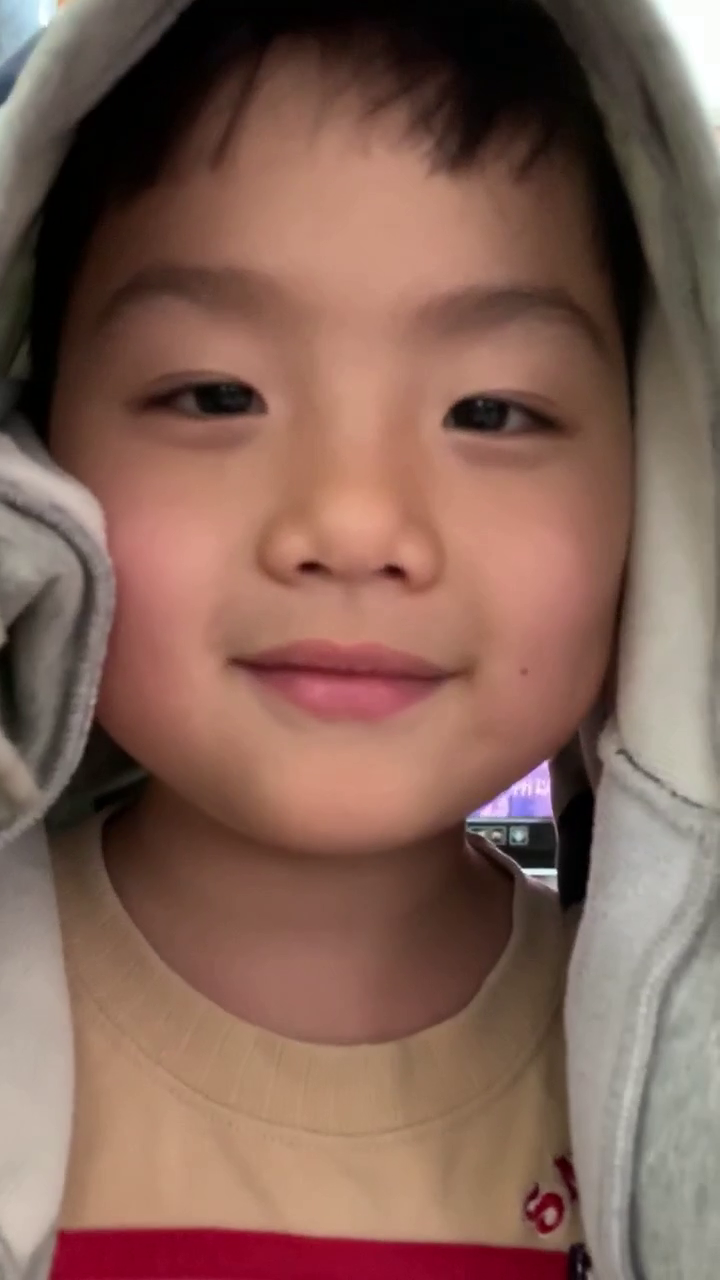
#> input picture frame 15 of inference for colab/demo.mp4, 720 x 1280 px
$ jupyter execute --allow-errors inference.ipynb
#> lines starting #> are read from the running program, lines starting #| are printed output that depends on the picture
#> further down, frame is the input picture: shape (1280, 720, 3); mean B, G, R 86.4, 98.3, 130.6
#> `gray = cv2.cvtColor(frame, cv2.COLOR_BGR2GRAY)`:
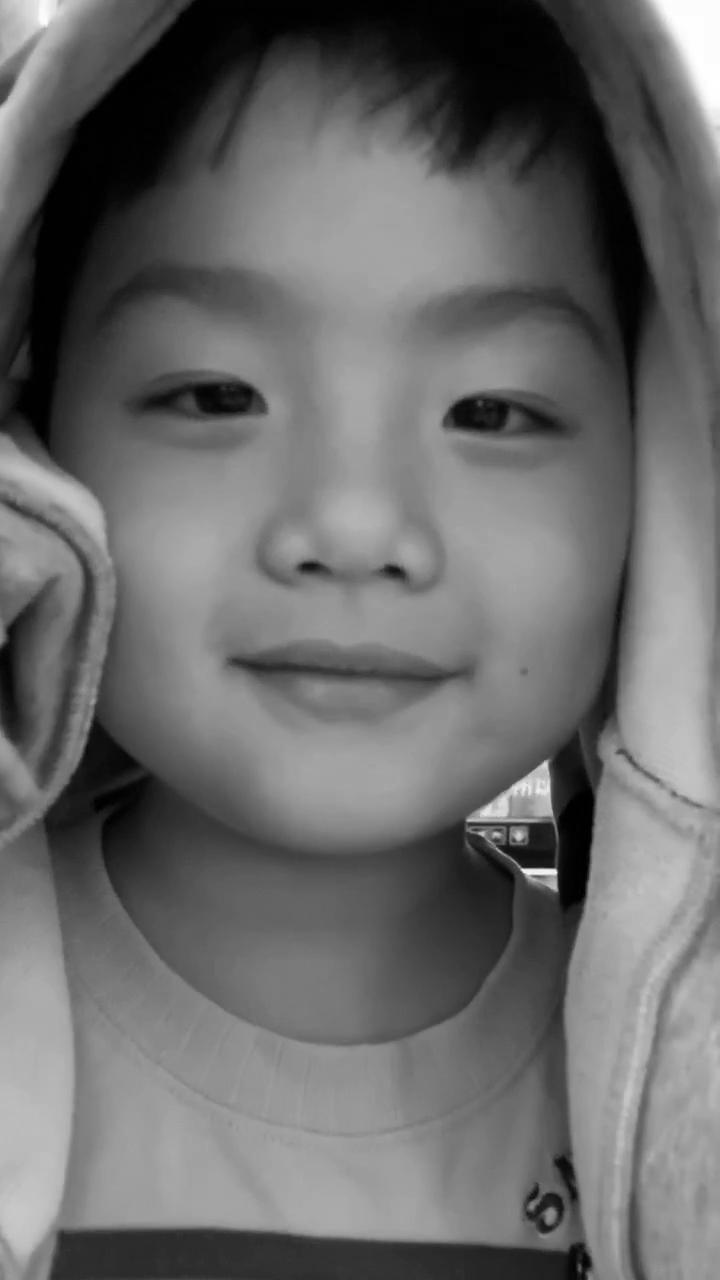
#> gray: shape (1280, 720); min 0, max 255, mean 106.5
#> `faces = facecasc.detectMultiScale(gray,scaleFactor=1.3, minNeighbors=5)`: faces = [[79, 227, 559, 559]]
[cell 1]
import numpy as np
import argparse
import matplotlib.pyplot as plt
import cv2
from google.colab.patches import cv2_imshow
from tensorflow.keras.models import Sequential
from tensorflow.keras.layers import Dense, Dropout, Flatten
from tensorflow.keras.layers import Conv2D
from tensorflow.keras.optimizers import Adam
from tensorflow.keras.layers import MaxPooling2D
from tensorflow.keras.preprocessing.image import ImageDataGenerator
import os
os.environ['TF_CPP_MIN_LOG_LEVEL'] = '2'
os.environ['CUDA_VISIBLE_DEVICES']='2, 3'
#Info
postive_count = 0
negative_count = 0

#> (a cell that did not finish here is left out)

[cell 3]
def point(x):
    return {
        3: 5,
        4: 5,
        0: 3,
        2: 3,
        1: 1,
        5: 1,
        6: 1,
        7: 1,
    }[x]
# start the webcam feed
cap = cv2.VideoCapture("/tmp/demo.mp4")
#> (the rest of this cell did not finish here and is left out)


$ run again, starting later in the video
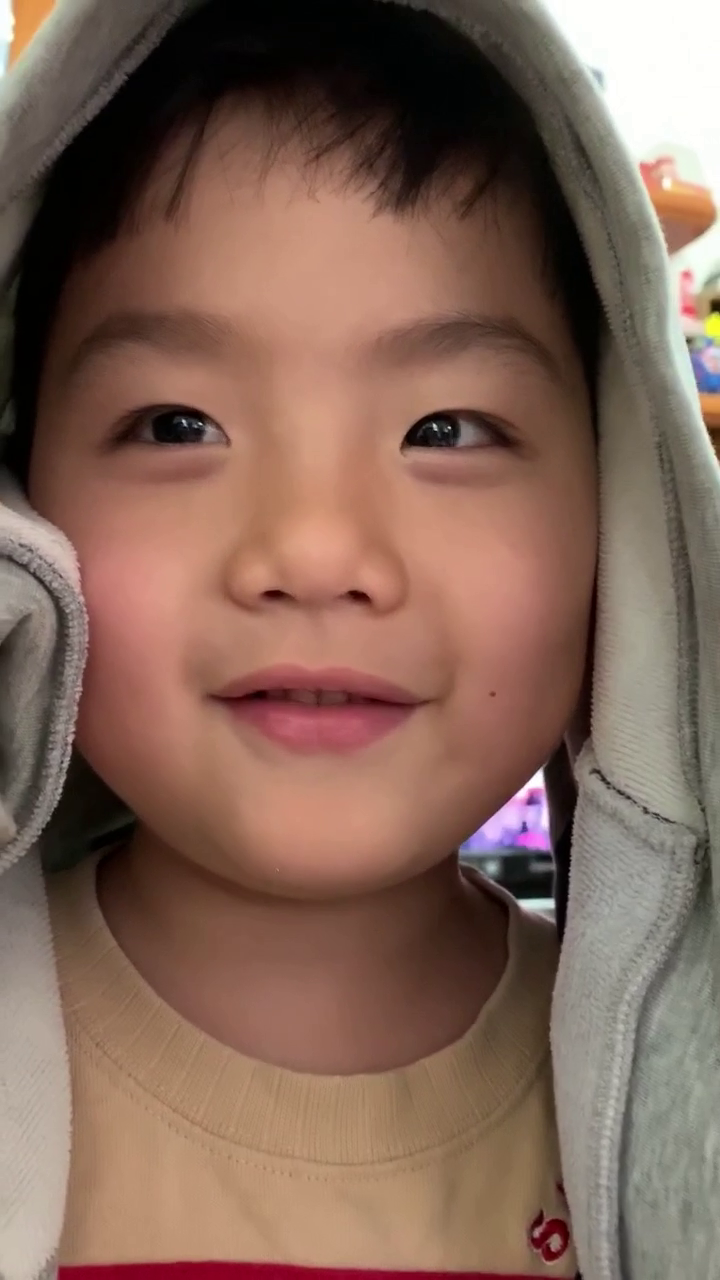
#> input picture frame 67 of inference for colab/demo.mp4, 720 x 1280 px
#> frame is the input picture: shape (1280, 720, 3); mean B, G, R 88, 101.5, 130.4
#> `gray = cv2.cvtColor(frame, cv2.COLOR_BGR2GRAY)`:
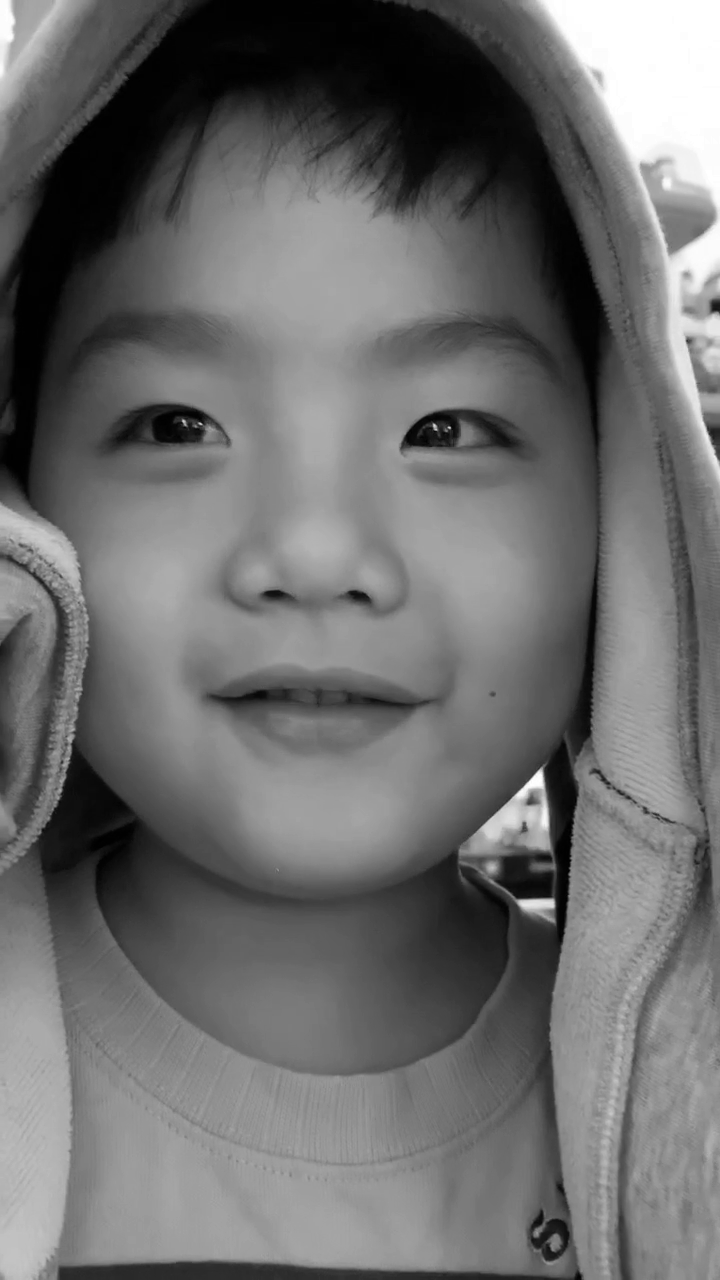
#> gray: shape (1280, 720); min 0, max 255, mean 108.5
#> faces = [[35, 264, 559, 559]]

$ run again, starting later in the video
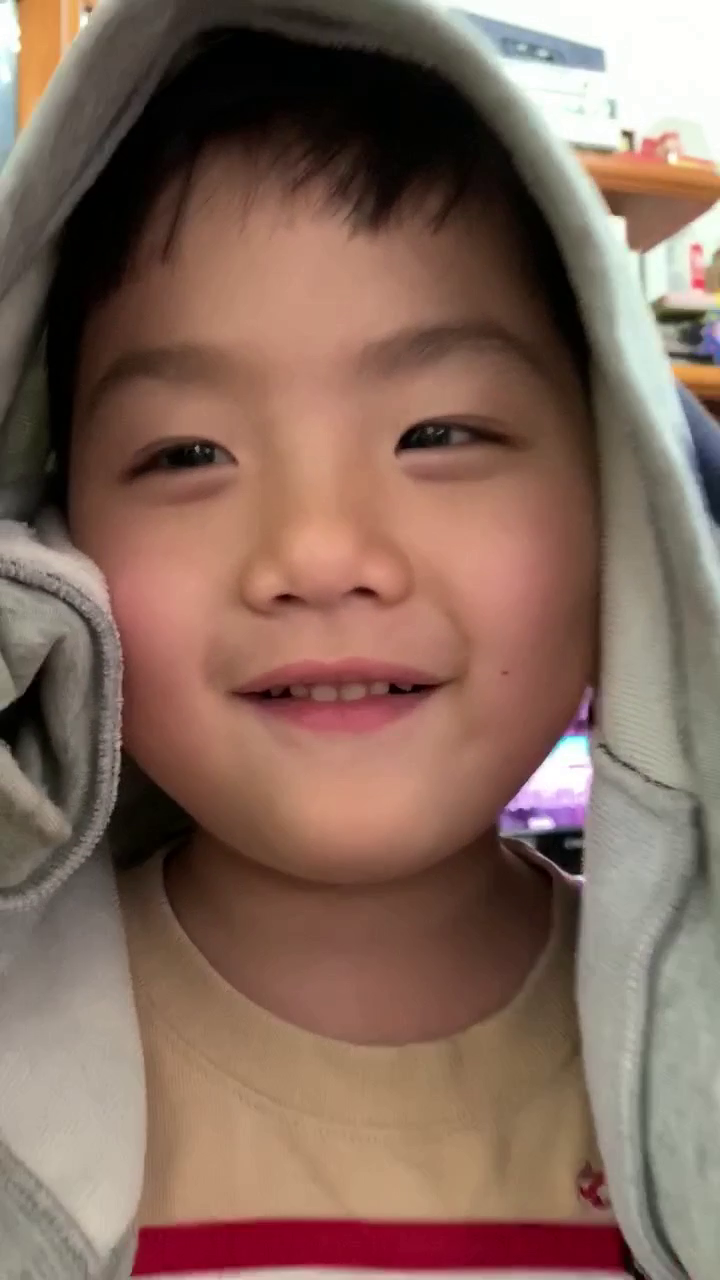
#> input picture frame 120 of inference for colab/demo.mp4, 720 x 1280 px
#> frame is the input picture: shape (1280, 720, 3); mean B, G, R 92.2, 104.9, 132.3
#> `gray = cv2.cvtColor(frame, cv2.COLOR_BGR2GRAY)`:
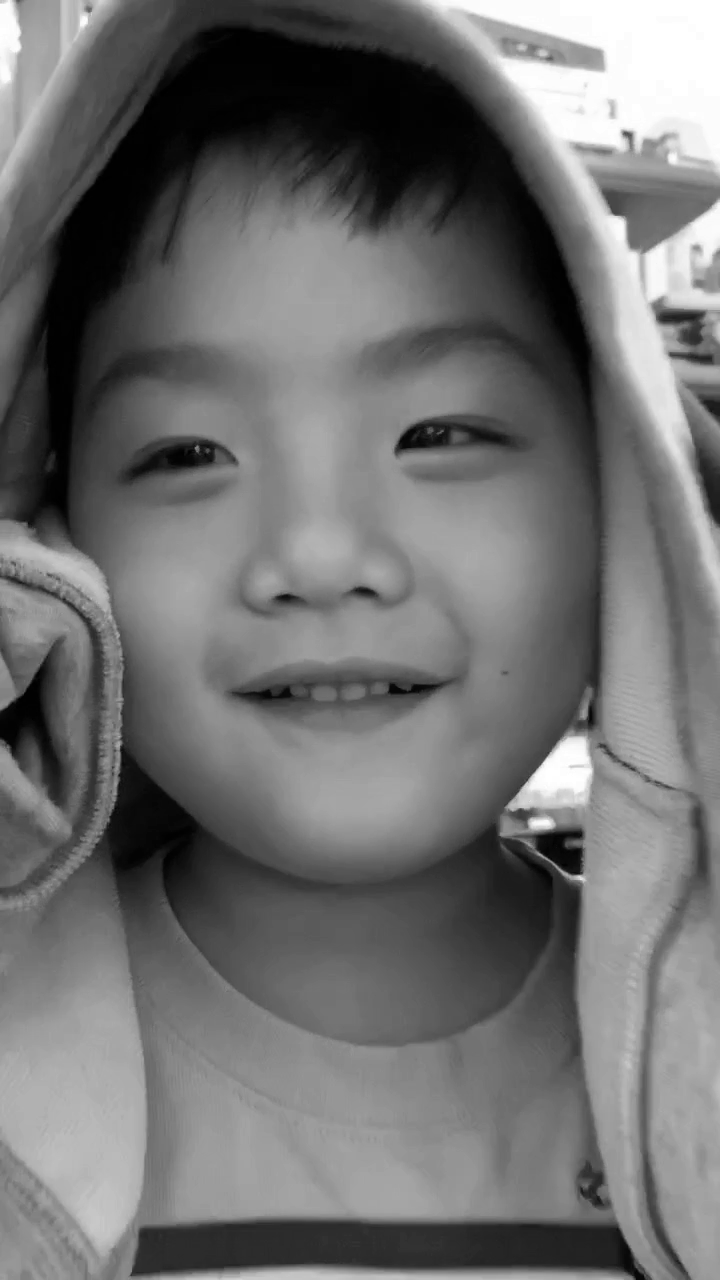
#> gray: shape (1280, 720); min 0, max 255, mean 111.6
#> faces = [[43, 246, 559, 559]]
